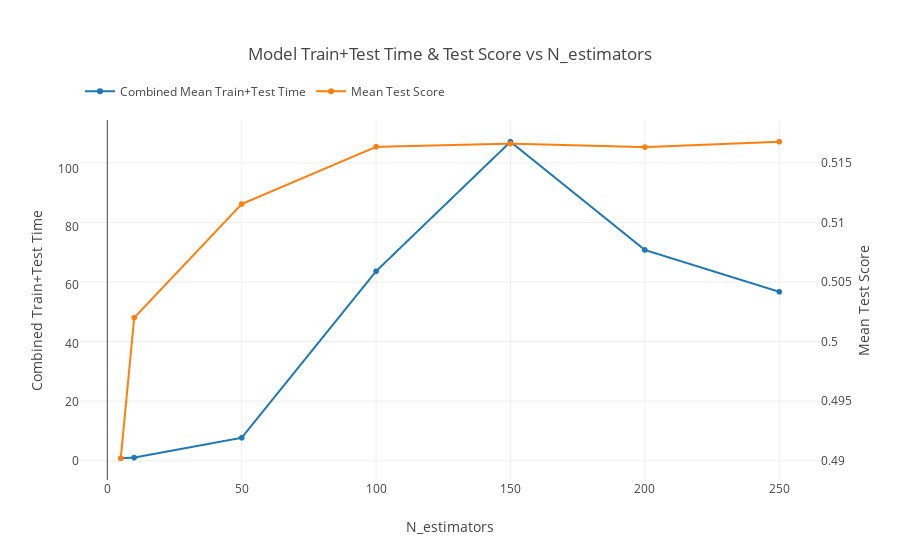

The code cell stored with this chart in its notebook:
### Markdown cell above
We can see both scores increase in going from 5 to 100 estimators but quickly plateau after that. The train and test scores are plotted on separate axes above so we can distinguish the knees of both curves. We can see that the training score is very close to 1, even for n_estimators=5. The more important score of course is the test score. Let's now look at the tradeoff between the test score and the time required to train and test the model.

### Code cell
trace0 = go.Scattergl(name='Combined Mean Train+Test Time',
                      x=results['n_estimators'],
                      y=results['combined_mean_fit-test_time'], 
                      mode='lines+markers',)
trace1 = go.Scattergl(name='Mean Test Score',
                      x=results['n_estimators'],
                      y=results['mean_test_score'], 
                      mode='lines+markers',
                     yaxis='y2')

layout = go.Layout(title='Model Train+Test Time & Test Score vs N_estimators',
               xaxis=dict(title='N_estimators'),
               yaxis=dict(title='Combined Train+Test Time'), 
                   yaxis2=dict(title='Mean Test Score',
                              side='right'),
                  legend=dict(orientation='h', y=1.12),
                  margin=dict(t=120))

fig = go.Figure([trace0, trace1], layout=layout)

iplot(fig, filename='n_estimators.html')

### Figure 1 — Plotly figure (JSON) as saved in the notebook; plotly's stock layout.template omitted (floating-point values rounded to 4 significant figures)
{"data": [{"mode": "lines+markers", "name": "Combined Mean Train+Test Time", "type": "scattergl", "uid": "1df03bc0-a5d5-11e9-a0f2-e442a6f8adc6", "x": [5, 10, 50, 100, 150, 200, 250], "y": [0.7548, 0.9813, 7.77, 64.8, 109.1, 72.07, 57.75]}, {"mode": "lines+markers", "name": "Mean Test Score", "type": "scattergl", "uid": "1df03bc1-a5d5-11e9-9c5a-e442a6f8adc6", "x": [5, 10, 50, 100, 150, 200, 250], "y": [0.4902, 0.502, 0.5115, 0.5163, 0.5166, 0.5163, 0.5168], "yaxis": "y2"}], "layout": {"legend": {"orientation": "h", "y": 1.12}, "margin": {"t": 120}, "title": "Model Train+Test Time & Test Score vs N_estimators", "xaxis": {"title": "N_estimators"}, "yaxis": {"title": "Combined Train+Test Time"}, "yaxis2": {"side": "right", "title": "Mean Test Score"}}}
